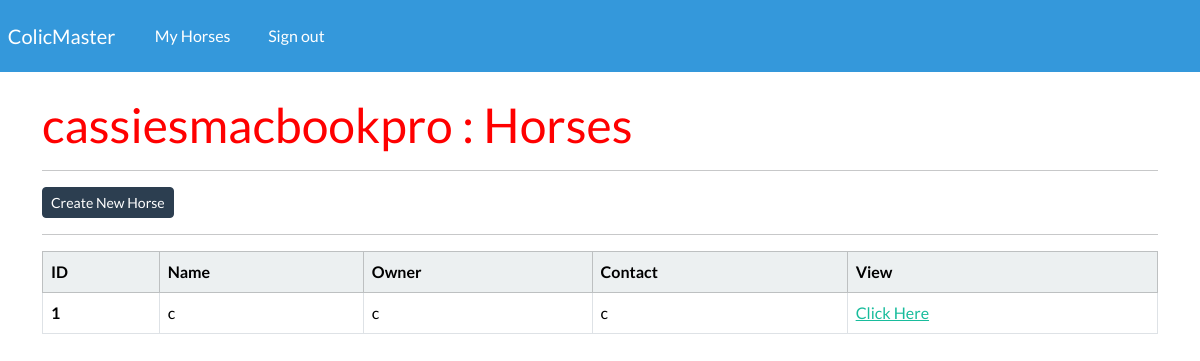
The page /dashboard (signed in) on the database its author committed.
### webapp/models.py (models this page shows, shortened)
class Client(models.Model):
    creation_date = models.DateTimeField(auto_now_add=True) # auto adds date to new Client object
    name = models.CharField(max_length=100, default='')
    owner = models.CharField(max_length=100, default='')
    phone = models.CharField(max_length=100, default='')
    address = models.CharField(max_length=100, default='')
    city = models.CharField(max_length=100, default='')
    state = models.CharField(max_length=100, default='')
    country = models.CharField(max_length=100, default='')
    surgery = models.CharField(max_length=20, default='yes/no')
    age = models.CharField(max_length=200, default='')
    rectal_temp = models.CharField(max_length=100, default='')
    pulse = models.CharField(max_length=100, default='')
    respiratory_rate = models.CharField(max_length=100, default='')
    temp_of_extremities = models.CharField(max_length=100, default='')
    peripheral_pulse = models.CharField(max_length=100, default='')
    mucous_membrane = models.CharField(max_length=100, default='')
    capillary_refill_time = models.CharField(max_length=100, default='')
    pain = models.CharField(max_length=100, default='')
    peristalsis = models.CharField(max_length=100, default='')
    abdominal_distention = models.CharField(max_length=100, default='')
    packed_cell_volume = models.CharField(max_length=100, default='')
    total_protein = models.CharField(max_length=100, default='')
    surgical_lesion = models.CharField(max_length=100, default='yes/no')
    lesion_1 = models.CharField(max_length=100, default='yes/no')
    lesion_2 = models.CharField(max_length=100, default='yes/no')

### webapp/views.py (the view)
# urls.py: path('dashboard', views.dashboard, name='dashboard'),
@login_required(login_url='login') # ensures logged in to access dashboard, else redirect to login page
def dashboard(request):
    clients = Client.objects.all()
    context = {'clients': clients}
    return render(request, 'webapp/dashboard.html', context=context)

### webapp/templates/webapp/dashboard.html
{% extends 'webapp/base.html' %} {% block content %}
<h1> {{user}} : Horses</h1>
<hr />
<a class="btn btn-primary btn-sm" href="{% url 'create-horse' %}"
  >Create New Horse</a
>
<hr />
<table class="table table-hover table-bordered">
  <thead class="table-light">
    <tr>
      <th scope="col">ID</th>
      <th scope="col">Name</th>
      <th scope="col">Owner</th>
      <th scope="col">Contact</th>
      <th scope="col">View</th>
    </tr>
  </thead>
  {% for c in clients %}
  <tbody>
    <tr>
      <th scope="row">{{c.id}}</th>
      <td>{{c.name}}</td>
      <td>{{c.name}}</td>
      <td>{{c.phone}}</td>
      <td><a href="{% url 'view-horse' c.id %}">Click Here</a></td>
    </tr>
  </tbody>
  {% endfor %}
</table>
{% endblock %}

### static/css/styles.css (style rules this page uses)
h1 { color: red; }

### rows shown on the page
Client: id "1", name "c", phone "c"

### other values the page prints
{{ user }} "cassiesmacbookpro"
